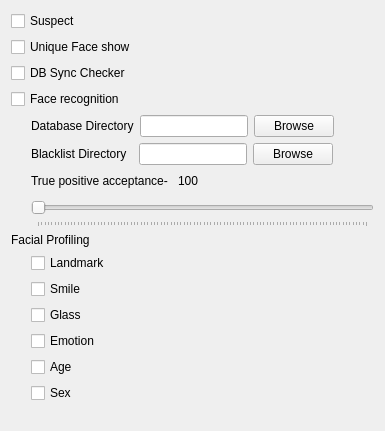
       <widget class="QWidget" name="faceTab">
        <attribute name="title">
         <string>Face Detection</string>
        </attribute>
        <layout class="QVBoxLayout" name="verticalLayout_5">
         <item>
          <widget class="QCheckBox" name="checkBox_suspect">
           <property name="text">
            <string>Suspect</string>
           </property>
          </widget>
         </item>
         <item>
          <widget class="QCheckBox" name="checkbox_unique_face">
           <property name="text">
            <string>Unique Face show</string>
           </property>
          </widget>
         </item>
         <item>
          <widget class="QCheckBox" name="checkbox_db_sync">
           <property name="text">
            <string>DB Sync Checker</string>
           </property>
          </widget>
         </item>
         <item>
          <widget class="QCheckBox" name="faceRecogCheck">
           <property name="text">
            <string>Face recognition</string>
           </property>
          </widget>
         </item>
         <item>
          <layout class="QHBoxLayout" name="horizontalLayout_14">
           <item>
            <spacer name="horizontalSpacer_14">
             <property name="orientation">
              <enum>Qt::Horizontal</enum>
             </property>
             <property name="sizeType">
              <enum>QSizePolicy::Maximum</enum>
             </property>
             <property name="sizeHint" stdset="0">
              <size>
               <width>20</width>
               <height>20</height>
              </size>
             </property>
            </spacer>
           </item>
           <item>
            <layout class="QVBoxLayout" name="verticalLayout_11">
             <item>
              <layout class="QHBoxLayout" name="horizontalLayout_16">
               <item>
                <widget class="QLabel" name="label_13">
                 <property name="text">
                  <string>Database Directory</string>
                 </property>
                </widget>
               </item>
               <item>
                <widget class="QLineEdit" name="faceRecogDirLine"/>
               </item>
               <item>
                <widget class="QPushButton" name="faceRecogBrowseBut">
                 <property name="text">
                  <string>Browse</string>
                 </property>
                </widget>
               </item>
               <item>
                <spacer name="horizontalSpacer_13">
                 <property name="orientation">
                  <enum>Qt::Horizontal</enum>
                 </property>
                 <property name="sizeHint" stdset="0">
                  <size>
                   <width>40</width>
                   <height>20</height>
                  </size>
                 </property>
                </spacer>
               </item>
              </layout>
             </item>
             <item>
              <layout class="QHBoxLayout" name="horizontalLayout_11">
               <item>
                <widget class="QLabel" name="label_5">
                 <property name="text">
                  <string>Blacklist Directory  </string>
                 </property>
                </widget>
               </item>
               <item>
                <widget class="QLineEdit" name="blackListDirLine"/>
               </item>
               <item>
                <widget class="QPushButton" name="browseBlackList">
                 <property name="text">
                  <string>Browse</string>
                 </property>
                </widget>
               </item>
               <item>
                <spacer name="horizontalSpacer_10">
                 <property name="orientation">
                  <enum>Qt::Horizontal</enum>
                 </property>
                 <property name="sizeHint" stdset="0">
                  <size>
                   <width>40</width>
                   <height>20</height>
                  </size>
                 </property>
                </spacer>
               </item>
              </layout>
             </item>
             <item>
              <layout class="QHBoxLayout" name="horizontalLayout_15">
               <item>
                <widget class="QLabel" name="label_12">
                 <property name="text">
                  <string>True positive acceptance- </string>
                 </property>
                </widget>
               </item>
               <item>
                <widget class="QLabel" name="faceDetText">
                 <property name="styleSheet">
                  <string notr="true"/>
                 </property>
                 <property name="text">
                  <string>100</string>
                 </property>
                </widget>
               </item>
               <item>
                <spacer name="horizontalSpacer_12">
                 <property name="orientation">
                  <enum>Qt::Horizontal</enum>
                 </property>
                 <property name="sizeHint" stdset="0">
                  <size>
                   <width>40</width>
                   <height>20</height>
                  </size>
                 </property>
                </spacer>
               </item>
              </layout>
             </item>
             <item>
              <widget class="QSlider" name="faceRecogSenseBar">
               <property name="minimumSize">
                <size>
                 <width>0</width>
                 <height>30</height>
                </size>
               </property>
               <property name="orientation">
                <enum>Qt::Horizontal</enum>
               </property>
               <property name="tickPosition">
                <enum>QSlider::TicksBelow</enum>
               </property>
              </widget>
             </item>
            </layout>
           </item>
          </layout>
         </item>
         <item>
          <widget class="QLabel" name="label_14">
           <property name="text">
            <string>Facial Profiling</string>
           </property>
          </widget>
         </item>
         <item>
          <layout class="QHBoxLayout" name="horizontalLayout_24">
           <item>
            <spacer name="horizontalSpacer_19">
             <property name="orientation">
              <enum>Qt::Horizontal</enum>
             </property>
             <property name="sizeType">
              <enum>QSizePolicy::Maximum</enum>
             </property>
             <property name="sizeHint" stdset="0">
              <size>
               <width>20</width>
               <height>20</height>
              </size>
             </property>
            </spacer>
           </item>
           <item>
            <layout class="QVBoxLayout" name="verticalLayout_18">
             <item>
              <widget class="QCheckBox" name="landmarkCheck">
               <property name="text">
                <string>Landmark</string>
               </property>
              </widget>
             </item>
             <item>
              <widget class="QCheckBox" name="smileCheck">
               <property name="text">
                <string>Smile</string>
               </property>
              </widget>
             </item>
             <item>
              <widget class="QCheckBox" name="glassCheck">
               <property name="text">
                <string>Glass</string>
               </property>
              </widget>
             </item>
             <item>
              <widget class="QCheckBox" name="emotionCheck">
               <property name="text">
                <string>Emotion</string>
               </property>
              </widget>
             </item>
             <item>
              <widget class="QCheckBox" name="ageCheck">
               <property name="text">
                <string>Age</string>
               </property>
              </widget>
             </item>
             <item>
              <widget class="QCheckBox" name="sexCheck">
               <property name="text">
                <string>Sex</string>
               </property>
              </widget>
             </item>
            </layout>
           </item>
          </layout>
         </item>
         <item>
          <spacer name="verticalSpacer_4">
           <property name="orientation">
            <enum>Qt::Vertical</enum>
           </property>
           <property name="sizeType">
            <enum>QSizePolicy::Expanding</enum>
           </property>
           <property name="sizeHint" stdset="0">
            <size>
             <width>17</width>
             <height>17</height>
            </size>
           </property>
          </spacer>
         </item>
        </layout>
       </widget>
